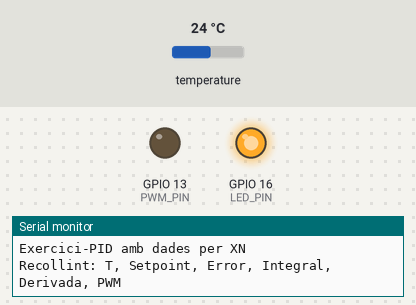
The program below on a simulated ESP8266 (NodeMCU). Parts: output pins drawn as LEDs (lit = HIGH), the last lines printed to the serial monitor. Dashed ring = blinking. The test bench sets the inputs (shaded band); at power-on: temperature 24 °C.

Above: at 1.1 s.
At 3.7 s:
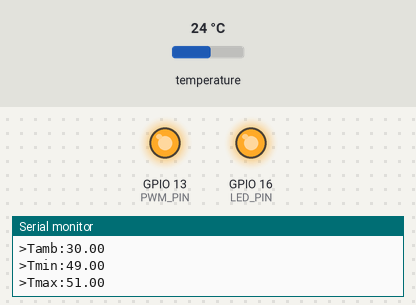
3.8 s: temperature set to 39.6 °C
At 6.4 s:
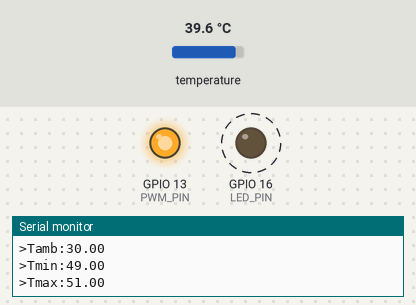
7.5 s: temperature set to 40.5 °C
Timing chart, 0 to 15.6 s (numbered marks = the images above; inputs shaded):
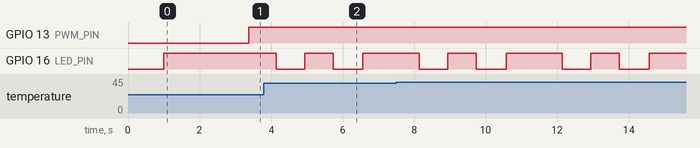

The program:

main.cpp
```cpp
//Inici doc-----------------------------------------------------
//Exercici-005-PID Versio Gemini 24-06-2025
//Curs xarxes neuronals estiu 2025
//I2SB, Institut Industria Sostenible de Barcelona
//Jaume Nogues jnogues@irp.cat
//ESP8266 nodemcu 1.0
//VSC + platformio
//PID per entrenar i inferencia amb XN
//Dos resistències de 10 ohm
//
//Contingut platformio.ini:
/*


[env:nodemcuv2]
platform = espressif8266
board = nodemcuv2
;build_flags = -D EEPROM_SIZE=1024
framework = arduino
monitor_speed = 115200
monitor_port = /dev/ttyUSB0
;monitor_port = COM3
upload_speed = 512000
board_build.f_cpu = 160000000L

lib_deps =

  joysfera/Tasker @ ^2.0.3
  paulstoffregen/OneWire@^2.3.8
  milesburton/DallasTemperature@^4.0.4
  br3ttb/PID @ ^1.2.1

*/


#include <Arduino.h>
#include <OneWire.h>
#include <DallasTemperature.h>
#include <PID_v1.h>
#include <Tasker.h>

//GPIO's
#define DS18B20_PIN 10
#define PWM_PIN     13
#define LED_PIN 16

//Variables PID
double Setpoint = 50.0;  // Temperatura desitjada (°C)
double Input;            // Temperatura mesurada
double Output;           // PWM calculat pel PID

//Constants PID (Aquests són els que has sintonitzat!)
// Utilitza els valors que t'han donat un bon control.
double Kp = 400.0, Ki = 4.0, Kd = 150.0; // Valors d'exemple, substitueix pels teus afinats!

// --- Variables per al càlcul manual de Integral i Derivada (per a la XN) ---
double error_manual = 0;
double integral_manual = 0;
double lastError_manual = 0;
double derivative_manual = 0;
unsigned long lastTime_manual_calc; // Temps per als càlculs manuals

//Objectes globals
OneWire oneWire(DS18B20_PIN);
DallasTemperature sensors(&oneWire);
Tasker tasker;
PID myPID(&Input, &Output, &Setpoint, Kp, Ki, Kd, DIRECT);

//Prototips de funcions
void controlTemp(); //Tasca 1
void blinkLED();    //Tasca 2

void setup()
{
  Serial.begin(115200);
  delay(1000);
  Serial.println(" ");
  Serial.println("Exercici-PID amb dades per XN");
  Serial.println("Recollint: T, Setpoint, Error, Integral, Derivada, PWM");
  pinMode(PWM_PIN, OUTPUT);
  pinMode(LED_PIN, OUTPUT);
  digitalWrite(LED_PIN, HIGH);

  analogWriteFreq(1000);       // PWM a 1 kHz
  analogWriteRange(1023);      // Rang de 0 a 1023

  sensors.begin();
  sensors.setResolution(12);   // Màxima resolució
  sensors.requestTemperatures();
  delay(800); // Esperar per primera lectura

  // PID configuracio
  myPID.SetOutputLimits(0, 1023);   // Límits físics del PWM
  myPID.SetMode(AUTOMATIC);         // Activa mode automàtic
  myPID.SetSampleTime(800);         // Correspon al nostre interval

  // Tasker configuracio
  tasker.setInterval(blinkLED, 1000);    // Tasca 1 Cada 1000 ms
  tasker.setInterval(controlTemp, 800);  // Tasca 2 Cada 800 ms
  lastTime_manual_calc = millis(); // Inicialitza el temps per als càlculs manuals
}

void loop()
{
  tasker.loop();  // Mantenir Tasker actiu
}


//********************* TASQUES ************************* */

// Tasca 1
void blinkLED()
{
  digitalWrite(LED_PIN, !digitalRead(LED_PIN));
}

// Tasca 2
void controlTemp()
{
  // Temps transcorregut per als nostres càlculs manuals (en segons)
  unsigned long now = millis();
  double timeChange = (double)(now - lastTime_manual_calc) / 1000.0;
  lastTime_manual_calc = now; // Actualitza el temps de l'últim càlcul

  Input = sensors.getTempCByIndex(0);

  // --- Càlculs del PID de la llibreria ---
  if (myPID.Compute()) {
    analogWrite(PWM_PIN, (int)Output);  // Aplicar el PWM calculat
  }

  // --- Càlculs manuals d'Error, Integral i Derivada (per a la XN) ---
  error_manual = Setpoint - Input;

  // Calcul integral
  integral_manual += error_manual * timeChange;
  // Límits anti-windup per a la nostra integral manual (ajusta-los si cal)
  double manualIntegralMax = 200.0; // Poden ser diferents als de la llibreria si no els coneixem
  double manualIntegralMin = -200.0;
  if (integral_manual > manualIntegralMax) integral_manual = manualIntegralMax;
  if (integral_manual < manualIntegralMin) integral_manual = manualIntegralMin;

  // Calcul derivada
  derivative_manual = (error_manual - lastError_manual) / timeChange;
  lastError_manual = error_manual; // Actualitza l'error per a la propera iteració


  // --- Telemetria per sèrie (format Teleplot amb tots els camps per a la XN) ---
  Serial.printf(">T:%.2f\n", Input);                 // Temperatura actual
  Serial.printf(">Setpoint:%.2f\n", Setpoint);       // Temperatura desitjada
  Serial.printf(">error:%.2f\n", error_manual);      // Error per la XN
  Serial.printf(">integral:%.2f\n", integral_manual); // Integral per la XN
  Serial.printf(">derivada:%.2f\n", derivative_manual);// Derivada per la XN
  Serial.printf(">pwm:%d\n", (int)Output);           // Sortida PWM que el PID ha aplicat
  Serial.printf(">Tamb:%.2f\n", 30.0);               // Referència (ambient)
  Serial.printf(">Tmin:%.2f\n", Setpoint - 1.0);     // Banda visual inferior
  Serial.printf(">Tmax:%.2f\n", Setpoint + 1.0);     // Banda visual superior

  sensors.requestTemperatures();  // Preparar nova lectura
}
```
